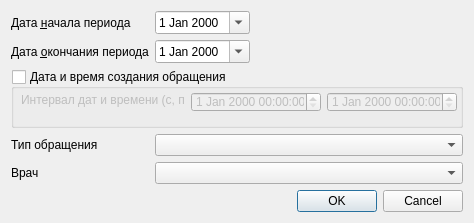
<?xml version="1.0" encoding="UTF-8"?>
<ui version="4.0">
 <class>ReportPrimaryRepeatHospitalization</class>
 <widget class="QDialog" name="ReportPrimaryRepeatHospitalization">
  <property name="geometry">
   <rect>
    <x>0</x>
    <y>0</y>
    <width>474</width>
    <height>223</height>
   </rect>
  </property>
  <property name="windowTitle">
   <string>Dialog</string>
  </property>
  <layout class="QGridLayout" name="gridLayout">
   <item row="3" column="0" colspan="4">
    <widget class="QGroupBox" name="gbEventDatetimeParams">
     <property name="title">
      <string>Дата и время создания обращения</string>
     </property>
     <property name="checkable">
      <bool>true</bool>
     </property>
     <property name="checked">
      <bool>false</bool>
     </property>
     <widget class="QLabel" name="label_3">
      <property name="geometry">
       <rect>
        <x>10</x>
        <y>23</y>
        <width>164</width>
        <height>16</height>
       </rect>
      </property>
      <property name="text">
       <string>Интервал дат и времени (с, по):</string>
      </property>
     </widget>
     <widget class="QDateTimeEdit" name="edtEventBegDatetime">
      <property name="geometry">
       <rect>
        <x>180</x>
        <y>23</y>
        <width>130</width>
        <height>20</height>
       </rect>
      </property>
     </widget>
     <widget class="QDateTimeEdit" name="edtEventEndDatetime">
      <property name="geometry">
       <rect>
        <x>316</x>
        <y>23</y>
        <width>130</width>
        <height>20</height>
       </rect>
      </property>
     </widget>
    </widget>
   </item>
   <item row="2" column="2">
    <widget class="CDateEdit" name="edtEndDate">
     <property name="calendarPopup">
      <bool>true</bool>
     </property>
    </widget>
   </item>
   <item row="0" column="3">
    <spacer name="horizontalSpacer">
     <property name="orientation">
      <enum>Qt::Horizontal</enum>
     </property>
     <property name="sizeHint" stdset="0">
      <size>
       <width>40</width>
       <height>20</height>
      </size>
     </property>
    </spacer>
   </item>
   <item row="11" column="0" colspan="4">
    <widget class="QDialogButtonBox" name="buttonBox">
     <property name="orientation">
      <enum>Qt::Horizontal</enum>
     </property>
     <property name="standardButtons">
      <set>QDialogButtonBox::Cancel|QDialogButtonBox::Ok</set>
     </property>
    </widget>
   </item>
   <item row="0" column="0" colspan="2">
    <widget class="QLabel" name="lblBegDate">
     <property name="text">
      <string>Дата &amp;начала периода</string>
     </property>
     <property name="buddy">
      <cstring>edtBegDate</cstring>
     </property>
    </widget>
   </item>
   <item row="2" column="0" colspan="2">
    <widget class="QLabel" name="lblEndDate">
     <property name="text">
      <string>Дата &amp;окончания периода</string>
     </property>
     <property name="buddy">
      <cstring>edtEndDate</cstring>
     </property>
    </widget>
   </item>
   <item row="0" column="2">
    <widget class="CDateEdit" name="edtBegDate">
     <property name="calendarPopup">
      <bool>true</bool>
     </property>
    </widget>
   </item>
   <item row="4" column="2" colspan="2">
    <widget class="CRBComboBox" name="cmbEventType"/>
   </item>
   <item row="4" column="0" colspan="2">
    <widget class="QLabel" name="label">
     <property name="text">
      <string>Тип обращения</string>
     </property>
    </widget>
   </item>
   <item row="5" column="2" colspan="2">
    <widget class="CPersonComboBoxEx" name="cmbPerson"/>
   </item>
   <item row="5" column="0" colspan="2">
    <widget class="QLabel" name="lblPerson">
     <property name="text">
      <string>Врач</string>
     </property>
    </widget>
   </item>
  </layout>
 </widget>
 <customwidgets>
  <customwidget>
   <class>CDateEdit</class>
   <extends>QDateEdit</extends>
   <header>library/DateEdit</header>
  </customwidget>
  <customwidget>
   <class>CRBComboBox</class>
   <extends>QComboBox</extends>
   <header>library/crbcombobox.h</header>
  </customwidget>
  <customwidget>
   <class>CPersonComboBoxEx</class>
   <extends>QComboBox</extends>
   <header>Orgs/PersonComboBoxEx.h</header>
  </customwidget>
 </customwidgets>
 <resources/>
 <connections>
  <connection>
   <sender>buttonBox</sender>
   <signal>accepted()</signal>
   <receiver>ReportPrimaryRepeatHospitalization</receiver>
   <slot>accept()</slot>
   <hints>
    <hint type="sourcelabel">
     <x>248</x>
     <y>254</y>
    </hint>
    <hint type="destinationlabel">
     <x>157</x>
     <y>274</y>
    </hint>
   </hints>
  </connection>
  <connection>
   <sender>buttonBox</sender>
   <signal>rejected()</signal>
   <receiver>ReportPrimaryRepeatHospitalization</receiver>
   <slot>reject()</slot>
   <hints>
    <hint type="sourcelabel">
     <x>316</x>
     <y>260</y>
    </hint>
    <hint type="destinationlabel">
     <x>286</x>
     <y>274</y>
    </hint>
   </hints>
  </connection>
 </connections>
</ui>
